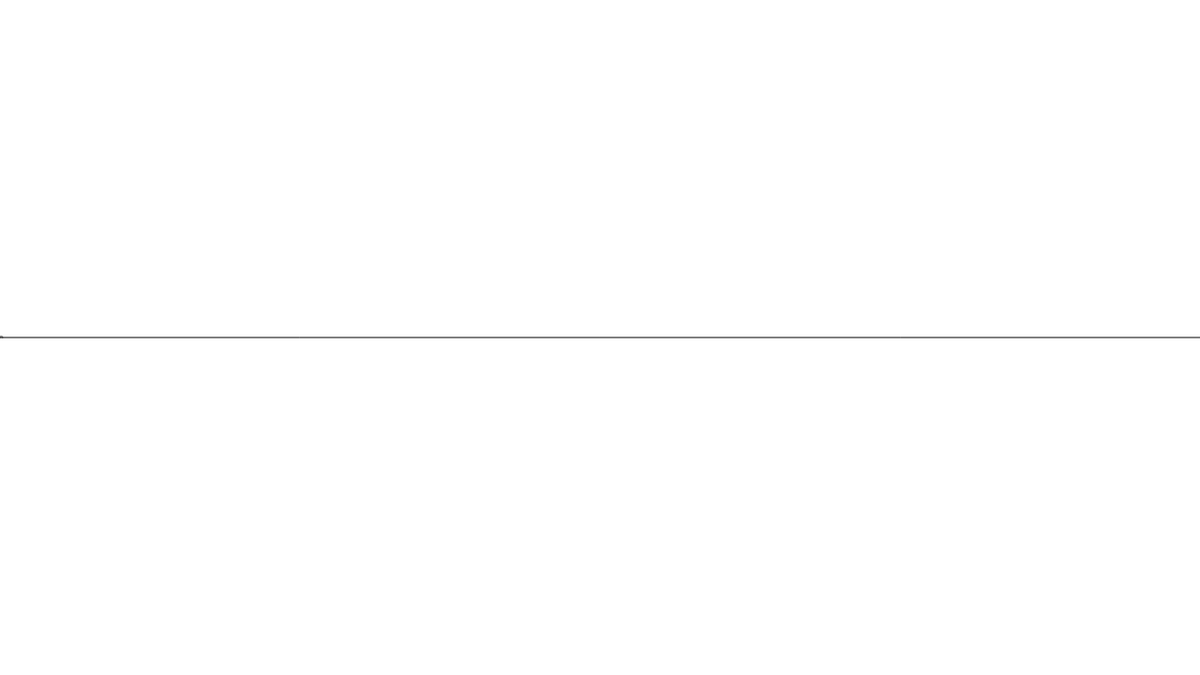
Frame 1 (no input)
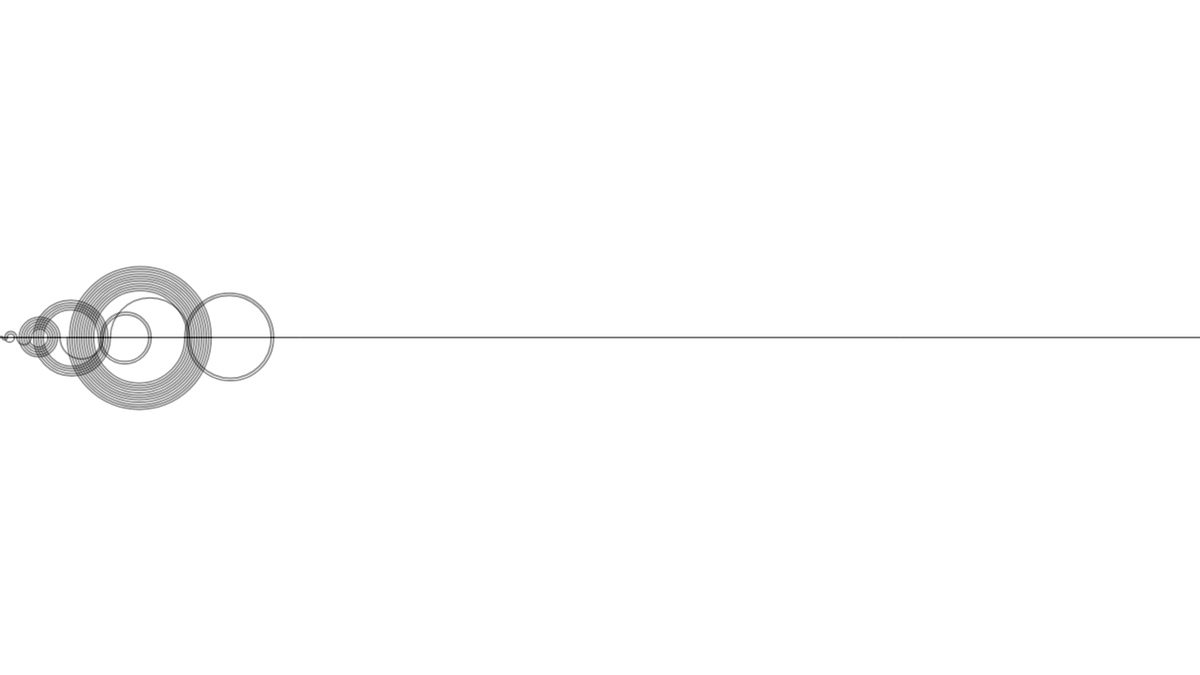
Frame 60 (no input)
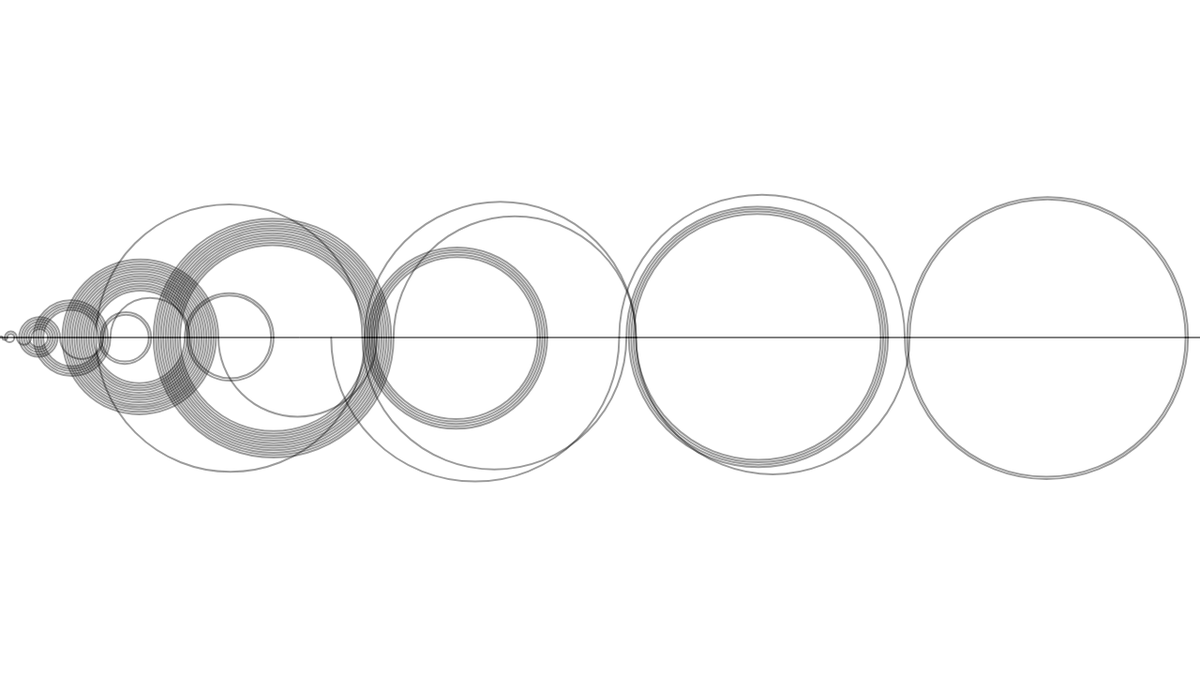
Frame 120 (the mouse pressed at the canvas centre since frame 60)

The p5.js sketch that drew these frames (run headless with seeded random() and noise() and a simulated clock; from frame 60 on, the mouse is pressed at the canvas centre):

// p5.js sketch
// ── sketch.js
let numbers = [];
let count = 1;
let start = 0;

function setup() {
  createCanvas(1280, 720);
  background(255);
  stroke(0);
  line(0, height / 2, width, height / 2);
  strokeWeight(2);
  numbers.push(0);
}

function draw() {
  let newNum = start - count;
  let temp = start;
  if (!numbers.includes(newNum) && newNum >= 0) {
    numbers.push(newNum);
    start = newNum;
  } else {
    newNum = start + count;
    numbers.push(newNum);
    start = newNum;
  }

  count++;
  // console.log(numbers);

  if (newNum > 500) {
    noLoop();
  }

  // Drawing
  stroke(0, 100);
  noFill();
  let scl = width / 500;
  let centerPos = (temp * scl + newNum * scl) / 2;
  arc(
    centerPos,
    height / 2,
    abs(newNum - temp) * scl,
    abs(newNum - temp) * scl,
    count % 2 == 0 ? PI : 0,
    count % 2 == 0 ? 2 * PI : PI
  );
}
